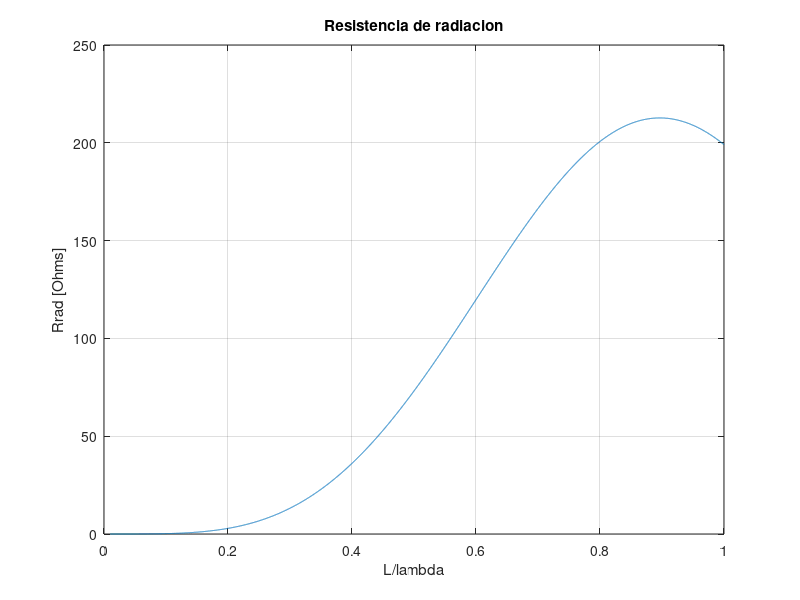
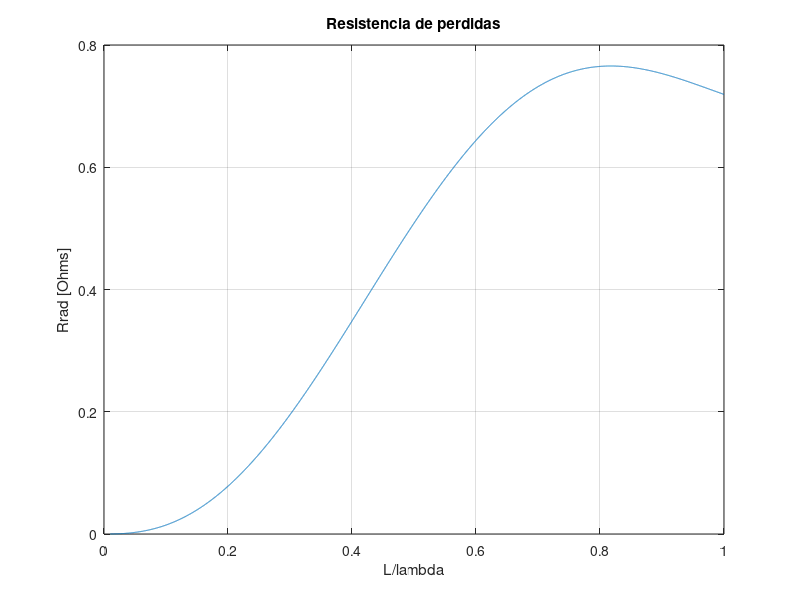
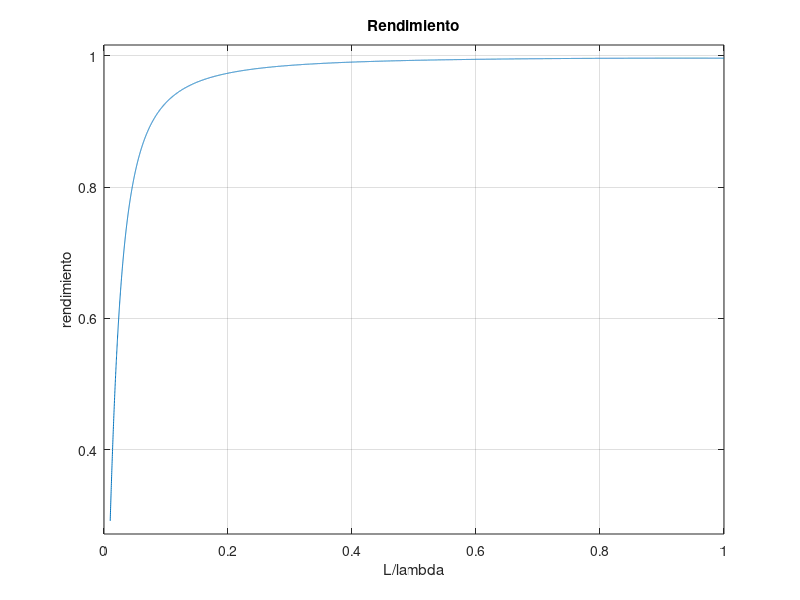
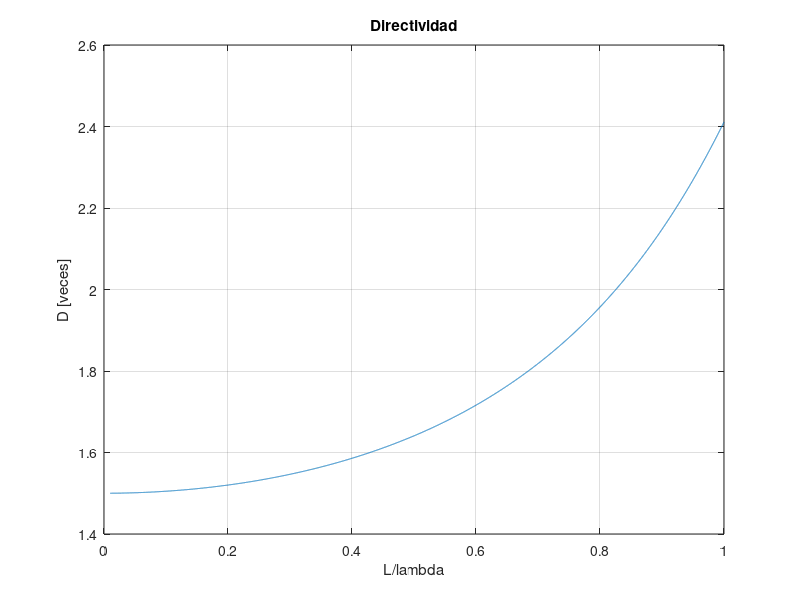

The MATLAB source for these figures, in order: (Note: this script raises an error after producing the figures.)
clear
close all

addpath('lib');

%%  DIPOLO 

L=1;
a=0.001;
c=3e8;
L_lambda = 0.01:1e-4:1;

sigma=5.8e7;
mu=1.256637e-6;

% x es el valor de l_lambda
F = @(theta,x) (( (cos(pi.*x.*cos(theta))-cos(pi.*x)) ./ sin(theta)).^2);

%% Resistencia de radiacion

for x = 1:length(L_lambda)
    Rrad_int = @(theta) (60* F(theta, L_lambda(x)) .* sin(theta));
    Rrad(x) = integral(Rrad_int, 0, pi);        
end

figure
plot(L_lambda,Rrad)
ylabel('Rrad [Ohms]');
xlabel('L/lambda');
grid
title('Resistencia de radiacion')
saveas(gcf,fullfile('imagenes','dipolo_rrad.png'))


%% Resistencia de perdidas

Rperd = sqrt(L)/(2*pi*a) .* sqrt((pi*c*mu)/(sigma)) .* sqrt(L_lambda)...
    .* (1 - sinc(2*L_lambda));

figure
plot(L_lambda,Rperd)
ylabel('Rrad [Ohms]');
xlabel('L/lambda');
grid
title('Resistencia de perdidas')

saveas(gcf,fullfile('imagenes','dipolo_rperd.png'))

%% Rendimiento

rendimiento = Rrad ./ (Rrad+Rperd);
figure
plot(L_lambda,rendimiento)
ylabel('rendimiento');
xlabel('L/lambda');
grid
title('Rendimiento')
ylim([(min(rendimiento) - 0.02) (max(rendimiento)+0.02)]);
saveas(gcf,fullfile('imagenes','dipolo_rendimiento.png'))


%% Directividad

for x = 1:length(L_lambda)
    
    maximo = max(F(0:1e-3:pi,L_lambda(x)));
    divisor = @(theta) (F(theta, L_lambda(x)) .* sin(theta));
    divisor = integral(divisor,0,pi);
    D(x) = 2 * maximo ./ divisor;
end

figure
plot(L_lambda,D)
ylabel('D [veces]');
xlabel('L/lambda');
grid
title('Directividad')
saveas(gcf,fullfile('imagenes','dipolo_directividad.png'))

D_dbi = 10.*log10(D);

figure
plot(L_lambda,D_dbi)
ylabel('D [dBi]');
xlabel('L/lambda');
grid
title('Directividad')
saveas(gcf,fullfile('imagenes','dipolo_directividad_dbi.png'))

%% Ganancia

ganancia = rendimiento .* D;

figure
plot(L_lambda,ganancia)
ylabel('Ganancia [veces]');
xlabel('L/lambda');
grid
title('Ganancia')
saveas(gcf,fullfile('imagenes','dipolo_ganancia.png'))

ganancia_dbi = 10.*log10(ganancia);

figure
plot(L_lambda,10.*log10(ganancia))
ylabel('Ganancia [dBi]');
xlabel('L/lambda');
grid
title('Ganancia')
saveas(gcf,fullfile('imagenes','dipolo_ganancia_dbi.png'))

%% Diagrama de radiacion

L_lambda_radiacion = [0.1 0.5 1 1.25 1.5];
circs=3;
deg=45;

for x = L_lambda_radiacion

    
    Rrad_int = @(theta) (60* F(theta, x) .* sin(theta));
    Rrad_radiacion = integral(Rrad_int, 0, pi);    
    Rperd_radiacion = sqrt(L)/(2*pi*a) .* sqrt((pi*c*mu)/(sigma))...
        .* sqrt(x) .* (1 - sinc(2*x));
    rendimiento_radiacion = Rrad_radiacion /...
        (Rrad_radiacion+Rperd_radiacion);
    
    maximo = max(F(0:1e-3:pi,x));
    divisor = @(theta) (F(theta, x) .* sin(theta));
    divisor = integral(divisor,0,pi);
    D_radiacion = 2 * maximo ./ divisor;
    
    ganancia_radiacion = @(theta) rendimiento_radiacion *...
        D_radiacion * F(theta,x);
    
    theta = 0:1e-3:2*pi;
    gain_vect = ganancia_radiacion(theta);
    gain_vect_dbi = 10.*log10(gain_vect);
    figure
    polar_dB(theta, gain_vect, -30, max(gain_vect_dbi), circs, deg)
    saveas(gcf,fullfile('imagenes',...
        ['dipolo_radiacion' num2str(100*x) '.png']))

end

%% Corriente

lambda = L ./ [0.01 0.1 0.5 1];
Im = 1;
beta = 2*pi./lambda;

n = 1;
for b = beta
    I = @(z) ((z < 0) .*Im .* sin(b.*(L/2 + z))) + ((z >= 0)...
        .*Im .* sin(b.*(L/2 - z)));
    z = -0.5:1e-6:0.5;
    
    figure
    plot(z,I(z))
    ylabel('Corriente [A]');
    xlabel('z [m]');
    grid
    title('Distribucion de corriente')
    saveas(gcf,fullfile('imagenes',['dipolo_corriente_' num2str(n) '.png']))
    n = n + 1;
end

dipolo_hertz = mean(find(L_lambda <= 1/100));
dipolo_corto = mean(find(L_lambda > 1/100 & L_lambda < 1/10));
dipolo_media_onda = mean(find(L_lambda > 1/10 & L_lambda < 1/2));

disp(['R_{rad} [$\Omega$] & ' num2str(Rrad(dipolo_hertz)) ' & ' num2str(Rrad(dipolo_corto)) ' & ' num2str(Rrad(dipolo_media_onda)) '\\ \hline'])
disp(['R_{perd} [$\Omega$] & ' num2str(Rperd(dipolo_hertz)) ' & ' num2str(Rperd(dipolo_corto)) ' & ' num2str(Rperd(dipolo_media_onda)) '\\ \hline'])
disp(['rendimiento & ' num2str(rendimiento(dipolo_hertz)) ' & ' num2str(rendimiento(dipolo_corto)) ' & ' num2str(rendimiento(dipolo_media_onda)) '\\ \hline'])
disp(['directividad & ' num2str(D(dipolo_hertz)) ' & ' num2str(D(dipolo_corto)) ' & ' num2str(D(dipolo_media_onda)) '\\ \hline'])
disp(['directividad [dBi] & ' num2str(D_dbi(dipolo_hertz)) ' & ' num2str(D_dbi(dipolo_corto)) ' & ' num2str(D_dbi(dipolo_media_onda)) '\\ \hline'])
disp(['ganancia & ' num2str(ganancia(dipolo_hertz)) ' & ' num2str(ganancia(dipolo_corto)) ' & ' num2str(ganancia(dipolo_media_onda)) '\\ \hline'])
disp(['ganancia [dBi] & ' num2str(ganancia_dbi(dipolo_hertz)) ' & ' num2str(ganancia_dbi(dipolo_corto)) ' & ' num2str(ganancia_dbi(dipolo_media_onda)) '\\ \hline'])


%%  MONOPOLO 

%% Resistencia de radiacion

Rrad_monopolo = Rrad/2;

figure
plot(L_lambda,Rrad_monopolo)
ylabel('Rrad [Ohms]');
xlabel('L/lambda');
grid
title('Resistencia de radiacion')
saveas(gcf,fullfile('imagenes','monopolo_rrad.png'))

%% Resistencia de perdidas

Rperd_monopolo = Rperd/2;

figure
plot(L_lambda,Rperd_monopolo)
ylabel('Rrad [Ohms]');
xlabel('L/lambda');
grid
title('Resistencia de perdidas')

saveas(gcf,fullfile('imagenes','monopolo_rperd.png'))

%% Rendimiento

rendimiento_monopolo = Rrad_monopolo ./ (Rrad_monopolo+Rperd_monopolo);
figure
plot(L_lambda,rendimiento_monopolo)
ylabel('rendimiento');
xlabel('L/lambda');
grid
title('Rendimiento')
ylim([(min(rendimiento) - 0.02) (max(rendimiento)+0.02)]);
saveas(gcf,fullfile('imagenes','monopolo_rendimiento.png'))

%% Directividad

D_monopolo = D*2;

figure
plot(L_lambda,D_monopolo)
ylabel('D [veces]');
xlabel('L/lambda');
grid
title('Directividad')
saveas(gcf,fullfile('imagenes','monopolo_directividad.png'))

figure
plot(L_lambda,10*log10(D_monopolo))
ylabel('D [dBi]');
xlabel('L/lambda');
grid
title('Directividad')
saveas(gcf,fullfile('imagenes','monopolo_directividad_dbi.png'))

%% Ganancia

ganancia_monopolo = rendimiento_monopolo .* D_monopolo;

figure
plot(L_lambda,ganancia_monopolo)
ylabel('Ganancia [veces]');
xlabel('L/lambda');
grid
title('Ganancia')
saveas(gcf,fullfile('imagenes','monopolo_ganancia.png'))

figure
plot(L_lambda,10.*log10(ganancia_monopolo))
ylabel('Ganancia [dBi]');
xlabel('L/lambda');
grid
title('Ganancia')
saveas(gcf,fullfile('imagenes','monopolo_ganancia_dbi.png'))

%% Diagrama de radiacion


L_lambda_radiacion = [0.1 0.5 1 1.25 1.5];
circs=3;
deg=45;

for x = L_lambda_radiacion

    
    Rrad_int = @(theta) (60* F(theta, x) .* sin(theta));
    Rrad_radiacion = integral(Rrad_int, 0, pi);    
    Rperd_radiacion = sqrt((L)/(2*pi*a)) .* sqrt((pi*c*mu)/(sigma))...
        .* sqrt(x) .* (1 - sinc(2*x));
    rendimiento_radiacion = Rrad_radiacion /...
        (Rrad_radiacion+Rperd_radiacion);
    
    maximo = max(F(0:1e-3:pi,x));
    divisor = @(theta) (F(theta, x) .* sin(theta));
    divisor = integral(divisor,0,pi);
    D_radiacion = 2 * maximo ./ divisor;
    D_radiacion = D_radiacion * 2;
    
    ganancia_radiacion = @(theta) rendimiento_radiacion * ...
        D_radiacion * F(theta,x);
    
    theta = -pi/2:1e-3:pi/2;
    gain_vect = ganancia_radiacion(theta);
    gain_vect_dbi = 10.*log10(gain_vect);
    figure
    polar_dB(theta, gain_vect, -30, max(gain_vect_dbi), circs, deg)
    saveas(gcf,fullfile('imagenes',['monopolo_radiacion' num2str(100*x)...
        '.png']))

end